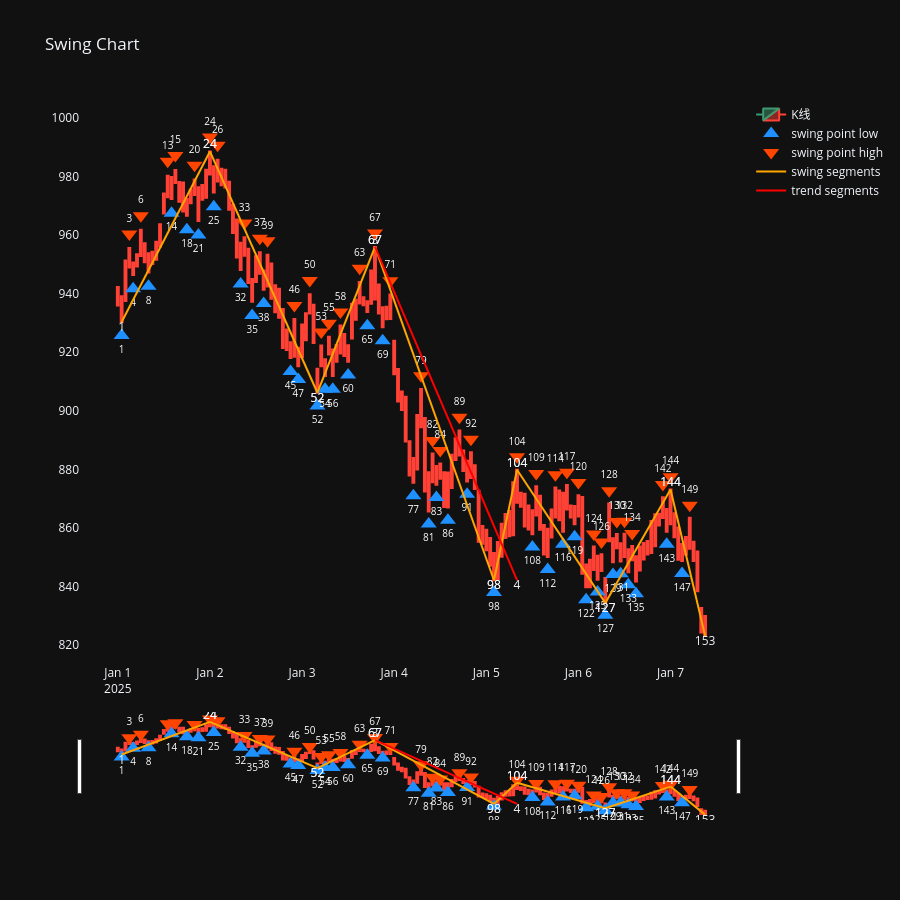

The notebook cell this image was saved under:
### Code cell
import pandas as pd
import plotly.graph_objects as go
from plotly.subplots import make_subplots
from pulao.constant import *

#
# region . Plotly - Cbar
#
df_cbar = cbar_manager.df_cbar.to_pandas()
df_cbar["datetime"] = pd.date_range("2025-01-01", periods=df_cbar.shape[0], freq="h")
df_cbar["open_price"] = df_cbar["high_price"]
df_cbar["close_price"] = df_cbar["low_price"]
if "index" in df_cbar.columns:
    del df_cbar["index"]

df_cbar.insert(0, "index", range(len(df_cbar)))

# region 构建波段数据
df_swing = swing_manager.df_swing.to_pandas()
df_swing["start_datetime"] = pd.Series(dtype="datetime64[ns]")
df_swing["end_datetime"] = pd.Series(dtype="datetime64[ns]")
if "index" in df_swing.columns:
    del df_swing["index"]
df_swing.insert(0, "index", range(len(df_swing)))

for i, row in enumerate(df_swing.itertuples()):
    df = df_cbar[
        (df_cbar["id"] >= row.cbar_start_id) & (df_cbar["id"] <= row.cbar_end_id)
    ]
    start_datetime = df.iloc[0]["datetime"]
    end_datetime = df.iloc[-1]["datetime"]
    df_swing.at[i, "start_datetime"] = start_datetime
    df_swing.at[i, "end_datetime"] = end_datetime

xs_swing = []
ys_swing = []
texts_swing = []
text_positions_swing = []
for i, row in enumerate(df_swing.itertuples()):
    xs_swing += [row.start_datetime, row.end_datetime, None]
    print("df_swing - "+str(i),row)
    start_index = df_cbar[(df_cbar["id"] == row.cbar_start_id)]["index"].iloc[0]
    end_index = df_cbar[(df_cbar["id"] == row.cbar_end_id)]["index"].iloc[0]
    if row.direction == Direction.UP:
        start_price = df_cbar[(df_cbar["id"] == row.cbar_start_id)]["low_price"].iloc[0]
        end_price = df_cbar[(df_cbar["id"] == row.cbar_end_id)]["high_price"].iloc[0]
        text_positions_swing += ["bottom center", "top center", "middle center"]
    else:
        start_price = df_cbar[(df_cbar["id"] == row.cbar_start_id)]["high_price"].iloc[
            0
        ]
        end_price = df_cbar[(df_cbar["id"] == row.cbar_end_id)]["low_price"].iloc[0]
        text_positions_swing += ["top center", "bottom center", "middle center"]
    ys_swing += [start_price, end_price, None]
    texts_swing += [start_index, end_index, None]
# endregion

# region 构建趋势数据
df_trend = trend_manager.df_trend.to_pandas()
df_trend["start_datetime"] = pd.Series(dtype="datetime64[ns]")
df_trend["end_datetime"] = pd.Series(dtype="datetime64[ns]")
df_trend.insert(0, "index", range(len(df_trend)))

for i, row in enumerate(df_trend.itertuples()):
    df = df_swing[
        (df_swing["id"] >= row.swing_start_id) & (df_swing["id"] <= row.swing_end_id)
    ]
    start_datetime = df.iloc[0]["start_datetime"]
    end_datetime = df.iloc[-1]["end_datetime"]
    df_trend.at[i, "start_datetime"] = start_datetime
    df_trend.at[i, "end_datetime"] = end_datetime

xs_trend = []
ys_trend = []
texts_trend = []
text_positions_trend = []
for i, row in enumerate(df_trend.itertuples()):
    xs_trend += [row.start_datetime, row.end_datetime, None]
    print("df_trend - "+ str(i), row)
    start_index = df_swing[(df_swing["id"] == row.swing_start_id)]["index"].iloc[0]
    end_index = df_swing[(df_swing["id"] == row.swing_end_id)]["index"].iloc[0]
    if row.direction == Direction.UP:
        start_price = df_swing[(df_swing["id"] == row.swing_start_id)]["low_price"].iloc[0]
        end_price = df_swing[(df_swing["id"] == row.swing_end_id)]["high_price"].iloc[0]
        text_positions_trend += ["bottom center", "top center", "middle center"]
    else:
        start_price = df_swing[(df_swing["id"] == row.swing_start_id)]["high_price"].iloc[
            0
        ]
        end_price = df_swing[(df_swing["id"] == row.swing_end_id)]["low_price"].iloc[0]
        text_positions_trend += ["top center", "bottom center", "middle center"]
    ys_trend += [start_price, end_price, None]
    texts_trend += [start_index, end_index, None]
#endregion

# region fig
fig = make_subplots(rows=1, cols=1)
fig.add_trace(
    go.Candlestick(
        x=df_cbar["datetime"],
        open=df_cbar["open_price"],
        high=df_cbar["high_price"],
        low=df_cbar["low_price"],
        close=df_cbar["close_price"],
        name="K线",
    ),
    row=1,
    col=1,
)

df_fractal_bottom = df_cbar[(df_cbar["fractal_type"] == FractalType.BOTTOM)]

fig.add_trace(
    go.Scatter(
        x=df_fractal_bottom["datetime"],
        y=df_fractal_bottom["low_price"] * 0.995,  # 放在K线最低价下方一点，不遮挡蜡烛
        mode="markers+text",
        name="swing point low",
        marker=dict(
            symbol="triangle-up",
            size=14,
            color="#1E90FF",
        ),
        text=df_fractal_bottom["index"],  # ← 添加序号
        textposition="bottom center",  # ← 文字位置
        textfont=dict(size=10, color="white"),
        hovertemplate="<b>波段低点</b><br>"
        + "时间: %{x}<br>"
        + "价格: %{y:.2f}<br>"
        + "<extra></extra>",
    ),
    row=1,
    col=1,
)


df_fractal_top = df_cbar[(df_cbar["fractal_type"] == FractalType.TOP)]

fig.add_trace(
    go.Scatter(
        x=df_fractal_top["datetime"],
        y=df_fractal_top["high_price"] * 1.005,  # 放在K线最高价上方一点
        mode="markers+text",
        name="swing point high",
        marker=dict(
            symbol="triangle-down",
            size=14,
            color="#FF4500",
        ),
        text=df_fractal_top["index"],  # ← 添加序号
        textposition="top center",  # ← 文字位置
        textfont=dict(size=10, color="white"),
        hovertemplate="<b>波段高点</b><br>"
        + "时间: %{x}<br>"
        + "价格: %{y:.2f}<br>"
        + "<extra></extra>",
    ),
    row=1,
    col=1,
)

fig.add_trace(
    go.Scatter(
        x=xs_swing,
        y=ys_swing,
        name="swing segments",
        mode="lines+text",  # lines+text 支持显示文字
        line=dict(width=2, color="orange"),
        text=texts_swing,
        textposition=text_positions_swing,  # 文字位置
    )
)

fig.add_trace(
    go.Scatter(
        x=xs_trend,
        y=ys_trend,
        name="trend segments",
        mode="lines+text",  # lines+text 支持显示文字
        line=dict(width=2, color="red"),
        text=texts_trend,
        textposition=text_positions_trend,  # 文字位置
    )
)

title = "Swing Chart"
fig.update_layout(
    title=title,
    height=900,
    hovermode="x unified",  # X轴悬停联动虚线
)

fig.update_xaxes(
    showgrid=False,
)

fig.update_yaxes(
    showgrid=False,
)

fig.show()
# endregion

# endregion

### Figure 1 — Plotly figure (JSON) as saved in the notebook; plotly's stock layout.template omitted (floating-point values rounded to 4 significant figures; data arrays with more than 128 entries replaced by an {"elided": "..."} marker saying what was removed)
{"data": [{"close": {"elided": "154 float values"}, "high": {"elided": "154 float values"}, "low": {"elided": "154 float values"}, "name": "K线", "open": {"elided": "154 float values"}, "x": {"elided": "154 str values"}, "type": "candlestick", "xaxis": "x", "yaxis": "y"}, {"hovertemplate": "<b>波段低点</b><br>时间: %{x}<br>价格: %{y:.2f}<br><extra></extra>", "marker": {"color": "#1E90FF", "size": 14, "symbol": "triangle-up"}, "mode": "markers+text", "name": "swing point low", "text": [1.0, 4.0, 8.0, 14.0, 18.0, 21.0, 25.0, 32.0, 35.0, 38.0, 45.0, 47.0, 52.0, 54.0, 56.0, 60.0, 65.0, 69.0, 77.0, 81.0, 83.0, 86.0, 91.0, 98.0, 108.0, 112.0, 116.0, 119.0, 122.0, 125.0, 127.0, 129.0, 131.0, 133.0, 135.0, 143.0, 147.0], "textfont": {"color": "white", "size": 10}, "textposition": "bottom center", "x": ["2025-01-01T01:00:00.000000000", "2025-01-01T04:00:00.000000000", "2025-01-01T08:00:00.000000000", "2025-01-01T14:00:00.000000000", "2025-01-01T18:00:00.000000000", "2025-01-01T21:00:00.000000000", "2025-01-02T01:00:00.000000000", "2025-01-02T08:00:00.000000000", "2025-01-02T11:00:00.000000000", "2025-01-02T14:00:00.000000000", "2025-01-02T21:00:00.000000000", "2025-01-02T23:00:00.000000000", "2025-01-03T04:00:00.000000000", "2025-01-03T06:00:00.000000000", "2025-01-03T08:00:00.000000000", "2025-01-03T12:00:00.000000000", "2025-01-03T17:00:00.000000000", "2025-01-03T21:00:00.000000000", "2025-01-04T05:00:00.000000000", "2025-01-04T09:00:00.000000000", "2025-01-04T11:00:00.000000000", "2025-01-04T14:00:00.000000000", "2025-01-04T19:00:00.000000000", "2025-01-05T02:00:00.000000000", "2025-01-05T12:00:00.000000000", "2025-01-05T16:00:00.000000000", "2025-01-05T20:00:00.000000000", "2025-01-05T23:00:00.000000000", "2025-01-06T02:00:00.000000000", "2025-01-06T05:00:00.000000000", "2025-01-06T07:00:00.000000000", "2025-01-06T09:00:00.000000000", "2025-01-06T11:00:00.000000000", "2025-01-06T13:00:00.000000000", "2025-01-06T15:00:00.000000000", "2025-01-06T23:00:00.000000000", "2025-01-07T03:00:00.000000000"], "y": [925.6, 941.6, 942.5, 967.4, 961.8, 960.0, 969.7, 943.3, 932.5, 936.6, 913.4, 910.6, 901.6, 907.3, 907.3, 912.2, 929.0, 923.9, 871.0, 861.3, 870.4, 862.6, 871.5, 837.9, 853.5, 845.8, 854.4, 856.9, 835.5, 838.1, 830.2, 844.1, 844.3, 840.6, 837.5, 854.4, 844.4], "type": "scatter", "xaxis": "x", "yaxis": "y"}, {"hovertemplate": "<b>波段高点</b><br>时间: %{x}<br>价格: %{y:.2f}<br><extra></extra>", "marker": {"color": "#FF4500", "size": 14, "symbol": "triangle-down"}, "mode": "markers+text", "name": "swing point high", "text": [3.0, 6.0, 13.0, 15.0, 20.0, 24.0, 26.0, 33.0, 37.0, 39.0, 46.0, 50.0, 53.0, 55.0, 58.0, 63.0, 67.0, 71.0, 79.0, 82.0, 84.0, 89.0, 92.0, 104.0, 109.0, 114.0, 117.0, 120.0, 124.0, 126.0, 128.0, 130.0, 132.0, 134.0, 142.0, 144.0, 149.0], "textfont": {"color": "white", "size": 10}, "textposition": "top center", "x": ["2025-01-01T03:00:00.000000000", "2025-01-01T06:00:00.000000000", "2025-01-01T13:00:00.000000000", "2025-01-01T15:00:00.000000000", "2025-01-01T20:00:00.000000000", "2025-01-02T00:00:00.000000000", "2025-01-02T02:00:00.000000000", "2025-01-02T09:00:00.000000000", "2025-01-02T13:00:00.000000000", "2025-01-02T15:00:00.000000000", "2025-01-02T22:00:00.000000000", "2025-01-03T02:00:00.000000000", "2025-01-03T05:00:00.000000000", "2025-01-03T07:00:00.000000000", "2025-01-03T10:00:00.000000000", "2025-01-03T15:00:00.000000000", "2025-01-03T19:00:00.000000000", "2025-01-03T23:00:00.000000000", "2025-01-04T07:00:00.000000000", "2025-01-04T10:00:00.000000000", "2025-01-04T12:00:00.000000000", "2025-01-04T17:00:00.000000000", "2025-01-04T20:00:00.000000000", "2025-01-05T08:00:00.000000000", "2025-01-05T13:00:00.000000000", "2025-01-05T18:00:00.000000000", "2025-01-05T21:00:00.000000000", "2025-01-06T00:00:00.000000000", "2025-01-06T04:00:00.000000000", "2025-01-06T06:00:00.000000000", "2025-01-06T08:00:00.000000000", "2025-01-06T10:00:00.000000000", "2025-01-06T12:00:00.000000000", "2025-01-06T14:00:00.000000000", "2025-01-06T22:00:00.000000000", "2025-01-07T00:00:00.000000000", "2025-01-07T05:00:00.000000000"], "y": [960.3, 966.6, 985.2, 987.1, 983.8, 993.5, 990.6, 964.1, 958.9, 958.0, 935.9, 944.5, 926.9, 929.9, 933.7, 948.6, 960.7, 944.4, 911.9, 889.8, 886.4, 897.7, 890.3, 884.3, 878.6, 878.2, 879.0, 875.5, 857.9, 855.2, 872.7, 862.2, 862.3, 858.1, 874.8, 877.5, 867.8], "type": "scatter", "xaxis": "x", "yaxis": "y"}, {"line": {"color": "orange", "width": 2}, "mode": "lines+text", "name": "swing segments", "text": ["1", "24", null, "24", "52", null, "52", "67", null, "67", "98", null, "98", "104", null, "104", "127", null, "127", "144", null, "144", "153", null], "textposition": ["bottom center", "top center", "middle center", "top center", "bottom center", "middle center", "bottom center", "top center", "middle center", "top center", "bottom center", "middle center", "bottom center", "top center", "middle center", "top center", "bottom center", "middle center", "bottom center", "top center", "middle center", "top center", "bottom center", "middle center"], "x": ["2025-01-01T01:00:00", "2025-01-02T00:00:00", null, "2025-01-02T00:00:00", "2025-01-03T04:00:00", null, "2025-01-03T04:00:00", "2025-01-03T19:00:00", null, "2025-01-03T19:00:00", "2025-01-05T02:00:00", null, "2025-01-05T02:00:00", "2025-01-05T08:00:00", null, "2025-01-05T08:00:00", "2025-01-06T07:00:00", null, "2025-01-06T07:00:00", "2025-01-07T00:00:00", null, "2025-01-07T00:00:00", "2025-01-07T09:00:00", null], "y": [930.3, 988.5, null, 988.5, 906.1, null, 906.1, 955.9, null, 955.9, 842.1, null, 842.1, 879.9, null, 879.9, 834.4, null, 834.4, 873.1, null, 873.1, 823.2, null], "type": "scatter"}, {"line": {"color": "red", "width": 2}, "mode": "lines+text", "name": "trend segments", "text": ["3", "4", null], "textposition": ["top center", "bottom center", "middle center"], "x": ["2025-01-03T19:00:00", "2025-01-05T08:00:00", null], "y": [955.9, 842.1, null], "type": "scatter"}], "layout": {"xaxis": {"anchor": "y", "domain": [0.0, 1.0], "showgrid": false}, "yaxis": {"anchor": "x", "domain": [0.0, 1.0], "showgrid": false}, "title": {"text": "Swing Chart"}, "height": 900, "hovermode": "x unified"}}
